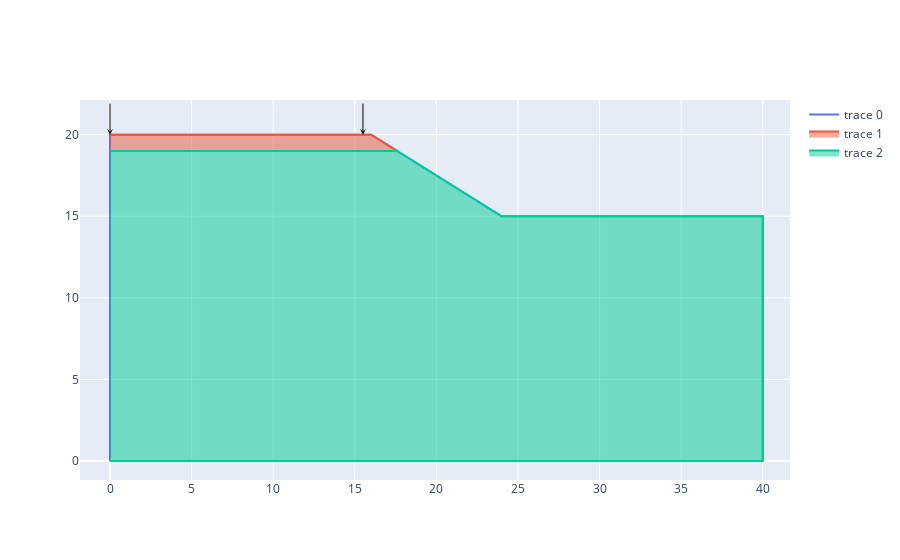

This figure's notebook cell:
### Code cell
from tqdm.notebook import tqdm
from pySlope import Slope, Material

s = Slope(height=5, angle=None, length=8)

sand = Material(20,30,0,1)
clay = Material(18,25,5,5)

s.set_surcharge(0.5,10)

s.set_materials(sand,clay)


fig = s.plot_boundary()
fig.show()

### Figure 1 — Plotly figure (JSON) as saved in the notebook; plotly's stock layout.template omitted (floating-point values rounded to 4 significant figures)
{"data": [{"mode": "lines", "type": "scatter", "x": [0, 0, 16, 24, 40, 40, 0], "y": [0, 20, 20, 15, 15, 0, 0]}, {"fill": "toself", "mode": "lines", "type": "scatter", "x": [0, 16, 17.6, 0], "y": [20, 20, 19, 19]}, {"fill": "toself", "mode": "lines", "type": "scatter", "x": [0, 17.6, 24, 40, 40, 0], "y": [19, 19, 15, 15, 0, 0]}], "layout": {"annotations": [{"arrowcolor": "black", "arrowhead": 3, "arrowsize": 1, "arrowwidth": 1, "ax": 0, "axref": "x", "ay": 22, "ayref": "y", "showarrow": true, "text": "", "x": 0, "xref": "x", "y": 20, "yref": "y"}, {"arrowcolor": "black", "arrowhead": 3, "arrowsize": 1, "arrowwidth": 1, "ax": 15.5, "axref": "x", "ay": 22, "ayref": "y", "showarrow": true, "text": "", "x": 15.5, "xref": "x", "y": 20, "yref": "y"}], "yaxis": {"scaleanchor": "x", "scaleratio": 1}}}
